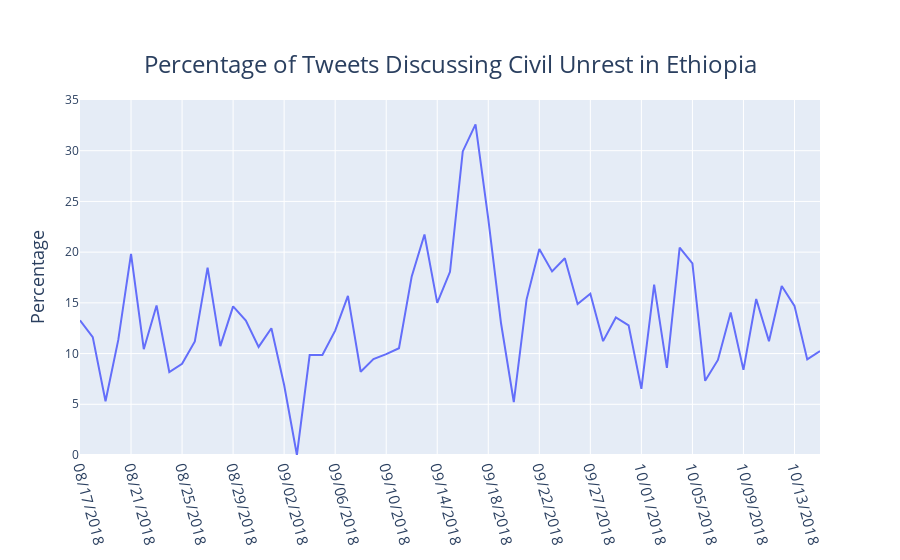

Notebook code for this chart:
### Code cell
#source: https://en.wikipedia.org/wiki/Burayu_massacre
show_plot('09/16/2018','ET')
